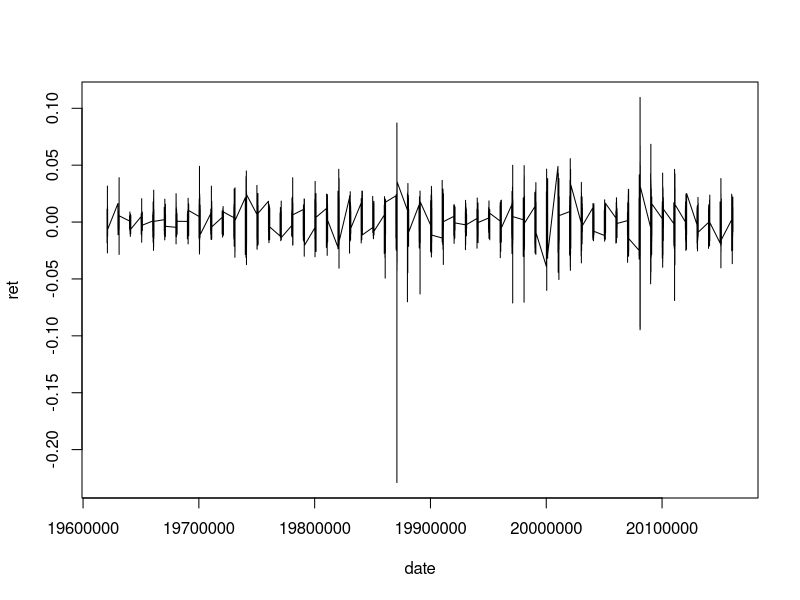
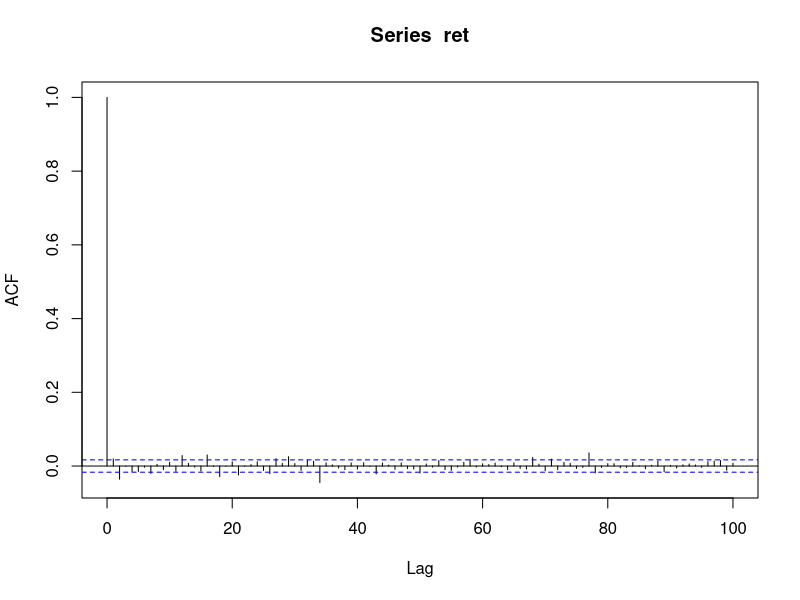
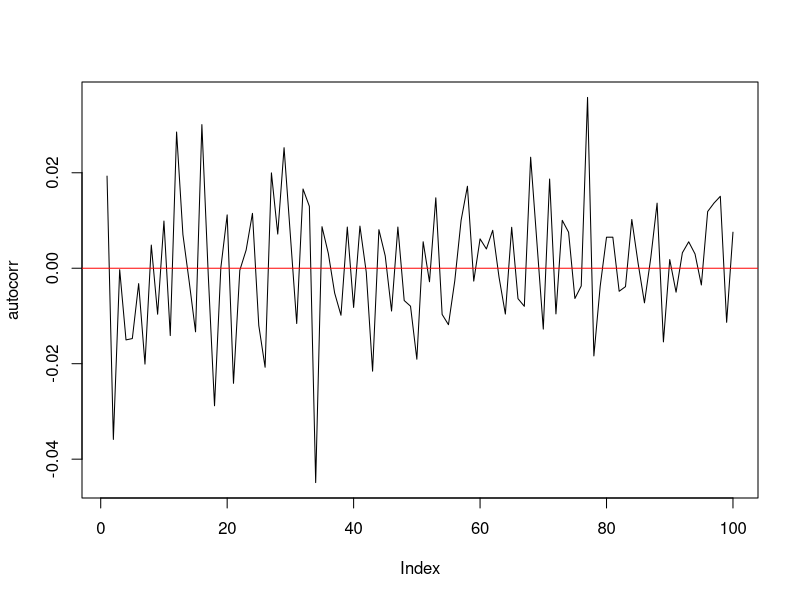
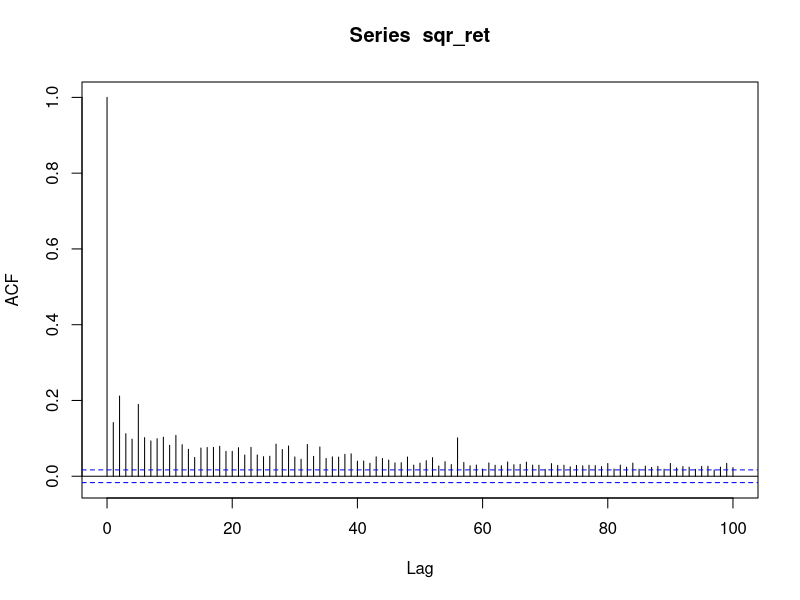
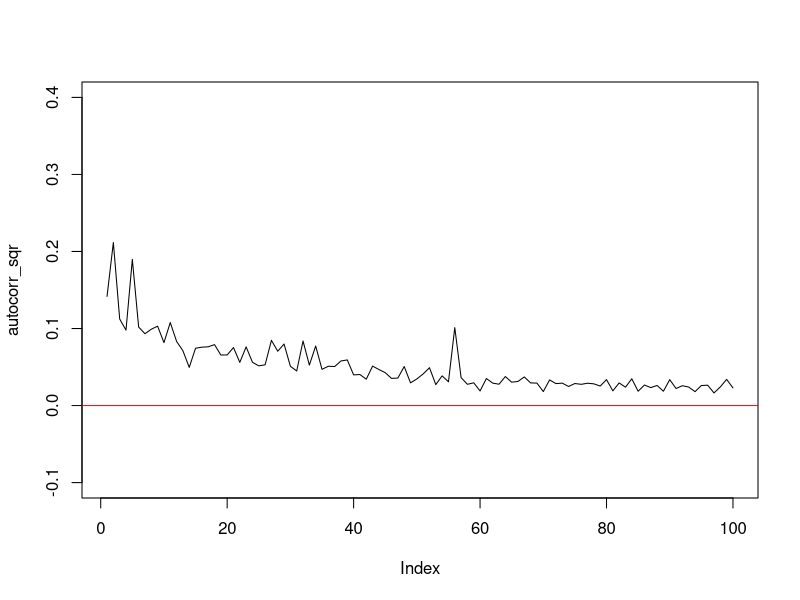

These figures' R source, in order: (Note: this script raises an error after producing the figures.)
hw <- read.csv('HW1Data.csv', header = T)
price <- hw$Close
date <- hw$Date
T <- length(price)

############ PROBLE 8 ####################
ret <- log(price[2:T]) - log(price[1:T-1])
ind <- which(ret!=0)
ret <- ret[ind]
date <- date[ind]
T <- ret
plot(date, ret, type = 'l', col = 'black')

############ PROBLE 9 ####################
mean(ret)
sd(ret)

############ PROBLE 10 ####################
autocorr <- acf(ret, 100)$acf[2:101]
plot(autocorr, type = 'l')
abline(0,0, col='red')

############ PROBLE 11 ####################
sqr_ret <- ret^2
autocorr_sqr <- acf(sqr_ret, 100)$acf[2:101]
plot(autocorr_sqr, type = 'l', ylim = c(-0.1,0.4))
abline(0,0, col='red')

############ PROBLE 12 ####################
var <- numeric(T)
for (i in 251:T){
  var[i] <- -quantile(ret[(i-250):i], probs = 0.01)
}
plot(var, col='red', type='l', ylim=c(-0.1,0.1))

############ PROBLE 13 ####################
var5 <- numeric(T)
for (i in 251:T){
  var5[i] <- -quantile(ret[i-250:i], probs = 0.05)
}
points(var5, col='blue', type = 'l')


############ PROBLE 14 ####################
adf.test(price, alternative = 'stationary')
adf.test(ret, alternative = 'stationary')

############ PROBLE 15 ####################
ts <- arima.sim(model = list(ar = 0.9), n = 1000000, sd = 0.1)
observation <- acf(ts, 10)$acf[1:10]
x = c(1:10)
theoretical <- 0.9^x
sum(observation)
sum(theoretical)




